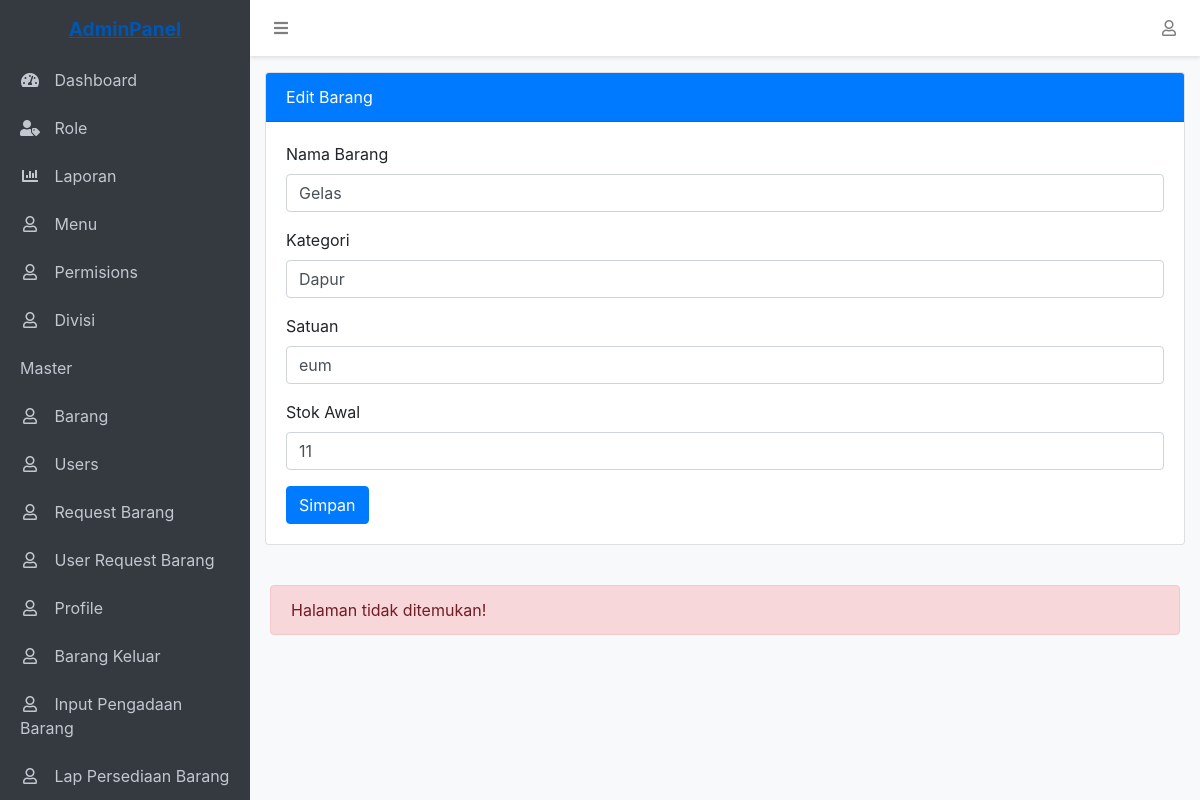
Screenshot of /main.php?page=barang_edit&id=2 (signed in) with the database file from the repository.
### tables this page shows
CREATE TABLE `barang` (
  `id` bigint(20) UNSIGNED NOT NULL,
  `nama_barang` varchar(255) NOT NULL,
  `kategori` varchar(255) DEFAULT NULL,
  `stok_awal` int(11) NOT NULL DEFAULT 0,
  `satuan` varchar(255) NOT NULL,
  `created_at` timestamp NULL DEFAULT NULL,
  `updated_at` timestamp NULL DEFAULT NULL
);

CREATE TABLE `permissions` (
  `id` int(11) NOT NULL,
  `role_id` int(11) NOT NULL,
  `menu_id` int(11) NOT NULL,
  `can_view` tinyint(1) NOT NULL DEFAULT 0,
  `can_create` tinyint(1) NOT NULL DEFAULT 0,
  `can_edit` tinyint(1) NOT NULL DEFAULT 0,
  `can_delete` tinyint(1) NOT NULL DEFAULT 0,
  `created_at` timestamp NOT NULL DEFAULT current_timestamp(),
  `updated_at` timestamp NOT NULL DEFAULT current_timestamp() ON UPDATE current_timestamp()
);

CREATE TABLE `menus` (
  `id` int(11) NOT NULL,
  `parent_id` int(11) DEFAULT NULL,
  `name` varchar(50) NOT NULL,
  `icon` varchar(50) DEFAULT NULL,
  `url` varchar(100) DEFAULT NULL,
  `order` int(11) NOT NULL DEFAULT 0,
  `is_active` tinyint(1) NOT NULL DEFAULT 1,
  `created_at` timestamp NOT NULL DEFAULT current_timestamp(),
  `updated_at` timestamp NOT NULL DEFAULT current_timestamp() ON UPDATE current_timestamp()
);

### barang_edit.php (the view, shortened to what this page needs)
<?php
require 'config/database.php';
if (isset($_GET['id'])) {
    $id = intval($_GET['id']);
    $result = $conn->query("SELECT * FROM barang WHERE id = $id");
    $row = $result->fetch_assoc();
} else {
    echo "<script>
        alert('Data tidak ditemukan!');
        window.location.href = 'barang.php';
    </script>";
    exit();
}
?>
<!DOCTYPE html>
<html lang="en">
<head>
    <link rel="stylesheet" href="https://stackpath.bootstrapcdn.com/bootstrap/4.3.1/css/bootstrap.min.css">
</head>
<body>
    <div class="container">
        <div class="row">
            <div class="col-md-12">
                <div class="card mt-3">
                    <div class="card-header bg-primary text-white">
                        Edit Barang
                    </div>
                    <div class="card-body">
                        <form action="" method="post">
                            <div class="form-group">
                                <label>Nama Barang</label>
                                <input type="text" class="form-control" name="nama_barang" value="<?= htmlspecialchars($row['nama_barang']) ?>">
                            </div>
                            <div class="form-group">
                                <label>Kategori</label>
                                <input type="text" class="form-control" name="kategori" value="<?= htmlspecialchars($row['kategori']) ?>">
                            </div>
                            <div class="form-group">
                                <label>Satuan</label>
                                <input type="text" class="form-control" name="satuan" value="<?= htmlspecialchars($row['satuan']) ?>">
                            </div>
                            <div class="form-group">
                                <label>Stok Awal</label>
                                <input type="number" class="form-control" name="stok_awal" value="<?= $row['stok_awal'] ?>">
                            </div>
                            <button type="submit" name="edit" class="btn btn-primary">Simpan</button>
                        </form>
                    </div>
                </div>
            </div>
        </div>
    </div>
</body>
</html>

### layout/sidebar.php (shortened to what this page needs)
<aside class="sidebar">
    <div class="sidebar-container">
        <ul class="sidebar-menu">
            <?php
            $menu = buildMenu($_SESSION['user_role_id']);
            foreach ($menu as $item):
                if (empty($item['children'])): ?>
                    <li class="<?php echo $active_menu == basename($item['url'] ?? '', '.php') ? 'active' : ''; ?>">
                        <a href="<?php echo $item['url'] ?? ''; ?>">
                            <?php if (isset($item['icon'])): ?>
                                <i class="<?php echo $item['icon']; ?>"></i>
                            <?php endif; ?>
                            <span><?php echo $item['name'] ?? ''; ?></span>
                        </a>
                    </li>
                <?php else: ?>
                    <?php foreach ($item['children'] as $child): ?>
                        <li class="<?php echo $active_menu == basename($child['url'] ?? '', '.php') ? 'active' : ''; ?>">
                            <a href="<?php echo $child['url'] ?? ''; ?>">
                                <?php if (isset($child['icon'])): ?>
                                    <i class="<?php echo $child['icon']; ?>"></i>
                                <?php endif; ?>
                                <span><?php echo $child['name'] ?? ''; ?></span>
                            </a>
                        </li>
                    <?php endforeach; ?>
                <?php endif; ?>
            <?php endforeach; ?>
        </ul>
    </div>
</aside>

### layout/header.php (style rules this page uses)
:root { --sidebar-width: 250px; --header-height: 56px; }
body { padding-top: var(--header-height); padding-left: var(--sidebar-width); background-color: #f8f9fa; min-height: 100vh; }
.sidebar { position: fixed; top: 0; left: 0; height: 100vh; width: var(--sidebar-width); background-color: #343a40; padding-top: var(--header-height); z-index: 1000; transition: all 0.3s; }
.sidebar-menu { list-style: none; padding: 0; }
.sidebar-menu li a { display: block; padding: 12px 20px; color: #c2c7d0; text-decoration: none; transition: all 0.3s; }
.sidebar-menu li a i { margin-right: 10px; width: 20px; text-align: center; }

### rows the page displays
barang: nama_barang "Gelas", kategori "Dapur", satuan "eum", stok_awal "11"
permissions: menu.name "Dashboard"
permissions: menu.name "Role"
permissions: menu.name "Laporan"
permissions: menu.name "Menu"
permissions: menu.name "Permisions"
permissions: menu.name "Divisi"
permissions: menu.name "Master"
permissions: menu.name "Barang"
permissions: menu.name "Users"
permissions: menu.name "Request Barang"
permissions: menu.name "User Request Barang"
permissions: menu.name "Profile"
permissions: menu.name "Barang Keluar"
permissions: menu.name "Input Pengadaan Barang"
permissions: menu.name "Lap Persediaan Barang"
